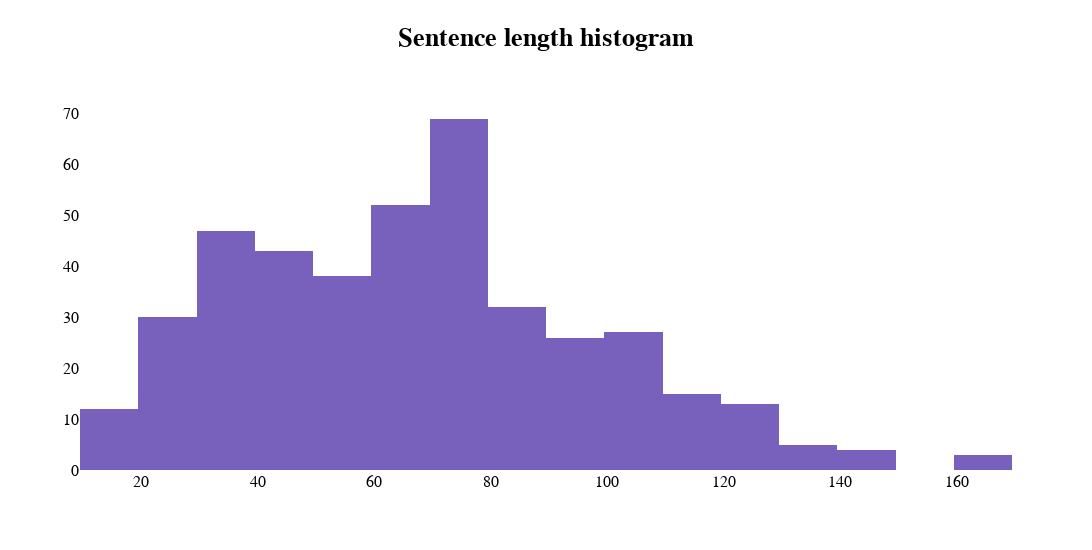

Write notebook code for a chart like this one.
### Markdown cell above
### Exploratory Data Analysis

Let's plot a histogram to verify the distribution of sentence length

### Code cell
train['sentence_length'] = train['sentence'].apply(lambda x: len(str(x)))

fig = go.Figure()
fig.add_trace(go.Histogram(
    x=train["sentence_length"],
    marker_color='#7860bd',
))
fig.update_layout(
    title={
    'text': "<b>Sentence length histogram</b>",
    'font' : dict(size=26, color='black', family='Helvetica'),
    'y':0.95,
    'x':0.5},
    height=550, width=1100,
    font_family='Helvetica',
    font_color='black',
    font_size=16,
    plot_bgcolor='white',
)

fig.show()

### Figure 1 — Plotly figure (JSON) as saved in the notebook; plotly's stock layout.template omitted (floating-point values rounded to 4 significant figures; data arrays with more than 128 entries replaced by an {"elided": "..."} marker saying what was removed)
{"data": [{"marker": {"color": "#7860bd"}, "type": "histogram", "x": {"elided": "416 int values"}}], "layout": {"font": {"color": "black", "family": "Helvetica", "size": 16}, "height": 550, "plot_bgcolor": "white", "title": {"font": {"color": "black", "family": "Helvetica", "size": 26}, "text": "<b>Sentence length histogram</b>", "x": 0.5, "y": 0.95}, "width": 1100}}
